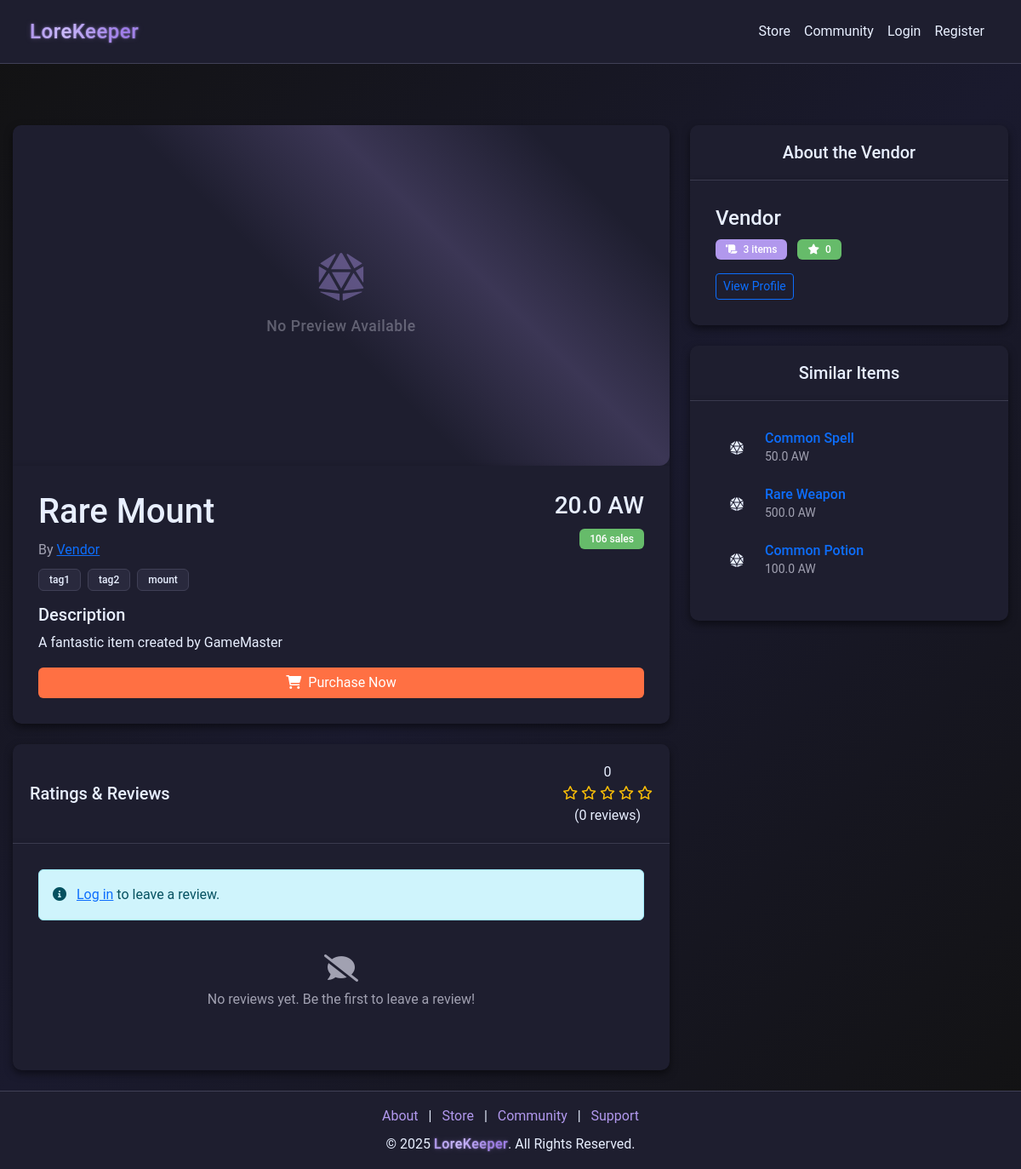
The app's page /store/item/2 with its own data.
### models.py (models this page shows)
class Item(db.Model):
    __tablename__ = "items"
    id = db.Column(db.Integer, primary_key=True)
    name = db.Column(db.String(64), nullable=False)
    description = db.Column(db.Text)
    price = db.Column(db.Float, nullable=False)
    vendor_id = db.Column(
        db.Integer, db.ForeignKey("vendors.id"), nullable=False, index=True
    )
    reviews = db.relationship(
        "ReviewOfItem", backref="item", lazy=True, cascade="all, delete-orphan"
    )
    category = db.Column(db.String(64), nullable=False, index=True)
    tags = db.Column(db.String(256))
    sales = db.Column(db.Integer, default=0)
    status = db.Column(db.String(64), default="Active", index=True)
    created_at = db.Column(db.DateTime, default=datetime.utcnow)

### app.py (the view, shortened to what this page needs)
@app.route("/store/item/<int:item_id>")
def item_preview(item_id):
    item = Item.query.get_or_404(item_id)
    vendor = User.query.get(item.vendor_id)
    reviews = ReviewOfItem.query.filter_by(item_id=item_id).all()
    avg_rating = 0
    if reviews:
        avg_rating = sum(review.rating for review in reviews) / len(reviews)
    vendor_items_count = Item.query.filter_by(vendor_id=item.vendor_id).count()
    vendor_items = Item.query.filter_by(vendor_id=item.vendor_id).all()
    vendor_reviews = []
    for vendor_item in vendor_items:
        vendor_reviews.extend(
            ReviewOfItem.query.filter_by(item_id=vendor_item.id).all()
        )
    vendor_rating = 0
    if vendor_reviews:
        vendor_rating = sum(review.rating for review in vendor_reviews) / len(
            vendor_reviews
        )
    similar_items = []
    if item.tags:
        item_tags = [tag.strip() for tag in item.tags.split(",")]
        similar_items = (
            Item.query.filter(Item.id != item_id, Item.category == item.category)
            .limit(5)
            .all()
        )
    enriched_reviews = []
    return render_template(
        "item_preview.html",
        item=item,
        reviews=enriched_reviews,
        avg_rating=avg_rating,
        vendor_items_count=vendor_items_count,
        vendor_rating=vendor_rating,
        similar_items=similar_items,
    )

### templates/item_preview.html (shortened to what this page needs)
{% extends "nav_footer_template.html" %}
{% block content %}
<div id="wrapper">
    <div class="container mt-5">
        <div class="row">
            <div class="col-lg-8">
                <div class="card mb-4">
                    {% if item.image_url %}
                    <img src="{{ item.image_url }}" class="card-img-top item-image" alt="{{ item.name }}">
                    {% else %}
                    <div class="item-preview-placeholder">
                        <div class="shimmer-overlay"></div>
                        <div class="placeholder-content">
                            <i class="fas fa-dice-d20 fa-3x"></i>
                            <p>No Preview Available</p>
                        </div>
                    </div>
                    {% endif %}
                    <div class="card-body">
                        <div class="d-flex justify-content-between align-items-start">
                            <div>
                                <h1 class="card-title item-title mb-2">{{ item.name|default('Item Name') }}</h1>
                                <p class="text-muted mb-2">By <a href="/user/{{ item.vendor_id }}" class="vendor-name">{{ item.vendor_name|default('Vendor') }}</a></p>
                            </div>
                            <div class="text-end">
                                <h3 class="item-price mb-2">{{ item.price|default(0) }} AW</h3>
                                <span class="badge bg-success sales-count">{{ item.sales|default(0) }} sales</span>
                            </div>
                        </div>
                        <div class="item-tags mb-3">
                            {% if item.tags %}
                                {% for tag in item.tags.split(',') %}
                                    <span class="badge bg-secondary me-1">{{ tag.strip() }}</span>
                                {% endfor %}
                            {% else %}
                                <span class="badge bg-secondary">No tags</span>
                            {% endif %}
                        </div>
                        <h5>Description</h5>
                        <p class="item-description">{{ item.description|default('No description available.') }}</p>
                        <div class="d-grid gap-2">
                            <a href="{{ url_for('checkout', item_id=item.id) }}" class="btn btn-primary purchase-btn store-color">
                                <i class="fas fa-shopping-cart me-2"></i>Purchase Now
                            </a>
                        </div>
                    </div>
                </div>
                <div class="card mb-4">
                    <div class="card-header">
                        <div class="d-flex justify-content-between align-items-center">
                            <h3 class="h5 mb-0">Ratings & Reviews</h3>
                            <div class="rating-summary">
                                <span class="average-rating">{{ avg_rating|default('0.0') }}</span>
                                <div class="stars">
                                    {% for i in range(5) %}
                                        {% if i < avg_rating|int %}
                                            <i class="fas fa-star text-warning"></i>
                                        {% elif i < avg_rating and i >= avg_rating|int %}
                                            <i class="fas fa-star-half-alt text-warning"></i>
                                        {% else %}
                                            <i class="far fa-star text-warning"></i>
                                        {% endif %}
                                    {% endfor %}
                                </div>
                                <span class="rating-count">({{ reviews|length|default(0) }} reviews)</span>
                            </div>
                        </div>
                    </div>
                    <div class="card-body">
                        {% if session.get('user_id') %}
                            <form id="reviewForm" class="mb-4" action="{{ url_for('submit_review', item_id=item.id) }}" method="POST">
                                <div class="mb-3">
                                    <label class="form-label">Your Rating</label>
                                    <div class="rating-input">
                                        <input type="hidden" name="rating" id="selected_rating" value="5">
                                        <i class="fas fa-star active" data-rating="1"></i>
                                        <i class="fas fa-star active" data-rating="2"></i>
                                        <i class="fas fa-star active" data-rating="3"></i>
                                        <i class="fas fa-star active" data-rating="4"></i>
                                        <i class="fas fa-star active" data-rating="5"></i>
                                    </div>
                                </div>
                                <div class="mb-3">
                                    <label for="reviewText" class="form-label">Your Review</label>
                                    <textarea class="form-control" id="reviewText" name="review_text" rows="3" required></textarea>
                                </div>
                                <button type="submit" class="btn btn-primary">Submit Review</button>
                            </form>
                        {% else %}
                            <div class="alert alert-info">
                                <i class="fas fa-info-circle me-2"></i>
                                <a href="{{ url_for('login') }}">Log in</a> to leave a review.
                            </div>
                        {% endif %}
                        <div id="reviewsList">
                            {% if reviews %}
                                {% for review in reviews %}
                                    <div class="review-item mb-3 p-3 border-bottom">
                                        <div class="d-flex justify-content-between align-items-center">
                                            <div>
                                                <a href="/user/{{ review.user_id }}" class="fw-bold">{{ review.username }}</a>
                                                <div class="small text-muted">
                                                    {{ review.created_at|format_date}}
                                                </div>
                                            </div>
                                            <div class="review-rating">
                                                {% for i in range(5) %}
                                                    {% if i < review.rating %}
                                                        <i class="fas fa-star text-warning"></i>
                                                    {% else %}
                                                        <i class="far fa-star text-warning"></i>
                                                    {% endif %}
                                                {% endfor %}
                                            </div>
                                        </div>
                                        <p class="mt-2">{{ review.review }}</p>
                                    </div>
                                {% endfor %}
                            {% else %}
                                <div class="text-center text-muted py-4">
                                    <i class="fas fa-comment-slash fa-2x mb-2"></i>
                                    <p>No reviews yet. Be the first to leave a review!</p>
                                </div>
                            {% endif %}
                        </div>
                    </div>
                </div>
            </div>
            <div class="col-lg-4">
                <div class="card mb-4">
                    <div class="card-header">
                        <h3 class="h5 mb-0">About the Vendor</h3>
                    </div>
                    <div class="card-body">
                        <div class="vendor-info">
                            <h4 class="vendor-name mb-2">{{ item.vendor_name|default('Vendor') }}</h4>
                            <p class="vendor-stats mb-3">
                                <span class="badge bg-primary me-2">
                                    <i class="fas fa-scroll me-1"></i>
                                    <span class="total-items">{{ vendor_items_count|default(0) }}</span> items
                                </span>
                                <span class="badge bg-success">
                                    <i class="fas fa-star me-1"></i>
                                    <span class="vendor-rating">{{ vendor_rating|default('0.0') }}</span>
                                </span>
                            </p>
                            <a href="/user/{{ item.vendor_id }}" class="btn btn-outline-primary btn-sm">View Profile</a>
                        </div>
                    </div>
                </div>
                <div class="card">
                    <div class="card-header">
                        <h3 class="h5 mb-0">Similar Items</h3>
                    </div>
                    <div class="card-body">
                        <div class="similar-items-list">
                            {% if similar_items %}
                                {% for similar_item in similar_items %}
                                    <div class="similar-item mb-3">
                                        <div class="d-flex align-items-center">
                                            <div class="flex-shrink-0 me-2">
                                                {% if similar_item.image_url %}
                                                    <img src="{{ similar_item.image_url }}" class="similar-item-img" width="50" height="50" alt="{{ similar_item.name }}">
                                                {% else %}
                                                    <div class="similar-item-placeholder">
                                                        <i class="fas fa-dice-d20"></i>
                                                    </div>
                                                {% endif %}
                                            </div>
                                            <div class="flex-grow-1">
                                                <a href="{{ url_for('item_preview', item_id=similar_item.id) }}" class="text-decoration-none">
                                                    <h6 class="mb-0">{{ similar_item.name }}</h6>
                                                </a>
                                                <div class="text-muted small">{{ similar_item.price }} AW</div>
                                            </div>
                                        </div>
                                    </div>
                                {% endfor %}
                            {% else %}
                                <div class="text-center text-muted py-3">
                                    <i class="fas fa-search fa-2x mb-2"></i>
                                    <p>No similar items found.</p>
                                </div>
                            {% endif %}
                        </div>
                    </div>
                </div>
            </div>
        </div>
    </div>
</div>
{% endblock %}

### records on screen
Item: name "Rare Mount", price "20.0", sales "106", description "A fantastic item created by GameMaster"
Item: name "Common Spell", price "50.0"
Item: name "Rare Weapon", price "500.0"
Item: name "Common Potion", price "100.0"

### other values on screen
{{ item.vendor_name|default('Vendor') }} "Vendor"
{{ tag.strip() }} "tag1" "tag2" "mount"
{{ avg_rating|default('0.0') }} "0"
{{ reviews|length|default(0) }} "0"
{{ vendor_items_count|default(0) }} "3"
{{ vendor_rating|default('0.0') }} "0"
